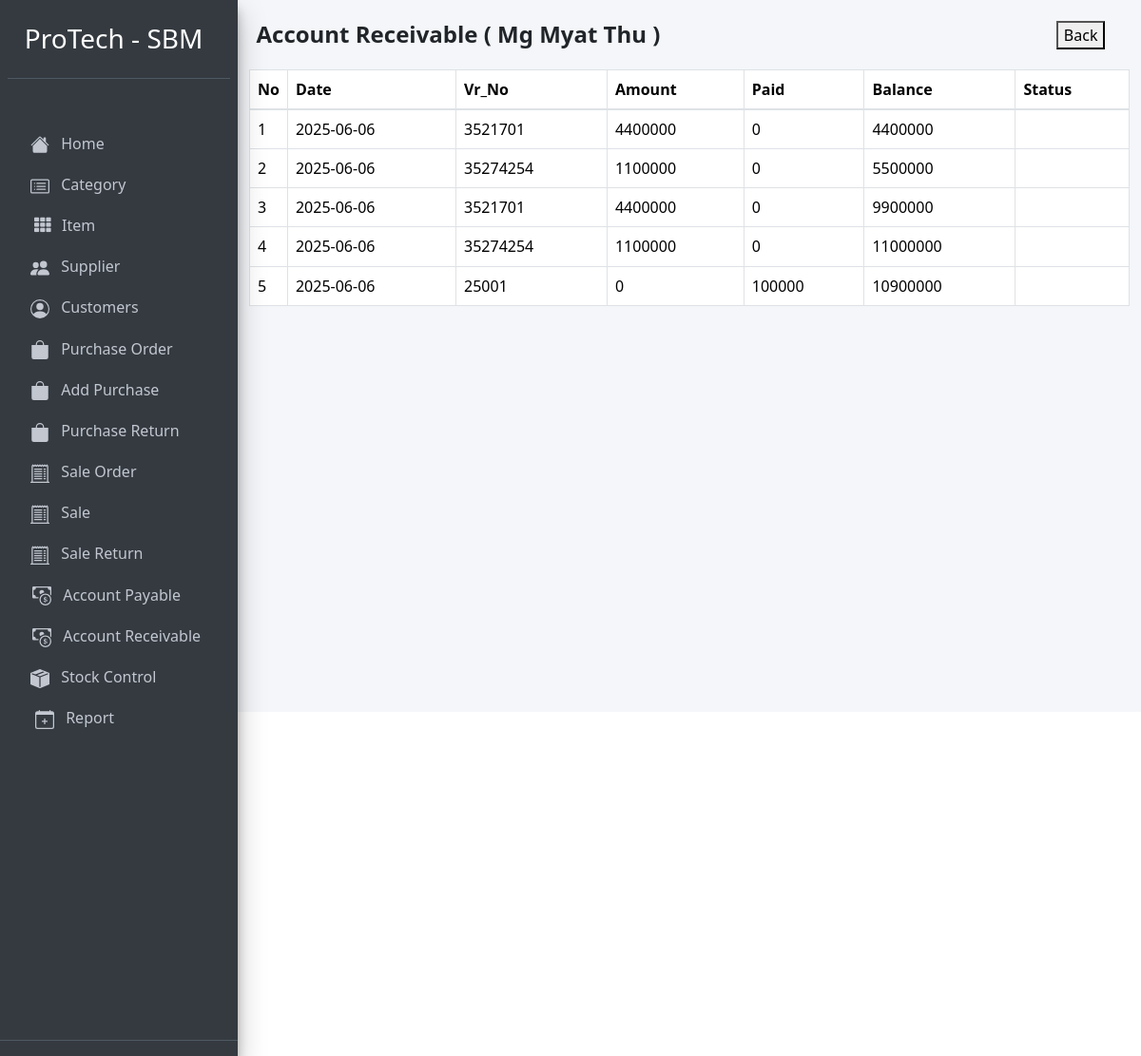
Page /account_receivable_detail.php?customer_id=3002 on the committed database.
### tables this page shows
CREATE TABLE `customer` (
  `id` int(11) NOT NULL,
  `customer_id` int(11) NOT NULL,
  `customer_name` varchar(255) NOT NULL,
  `customer_phone` int(11) NOT NULL,
  `customer_address` varchar(255) NOT NULL
);

CREATE TABLE `receivable` (
  `id` int(11) NOT NULL,
  `date` date NOT NULL,
  `vr_no` varchar(255) NOT NULL,
  `customer_id` varchar(255) NOT NULL,
  `amount` int(11) NOT NULL,
  `paid` int(11) NOT NULL,
  `balance` int(11) NOT NULL,
  `sale_id` int(11) NOT NULL,
  `asc_id` int(11) NOT NULL,
  `group_id` int(11) NOT NULL,
  `status` varchar(100) NOT NULL
);

### account_receivable_detail.php (the view, shortened to what this page needs)
<?php
require '../Config/config.php';
  ?>
  <?php include 'header.php'; ?>
<?php
    $customer_id = $_GET['customer_id'];
    $receivablestmt = $pdo->prepare("SELECT * FROM receivable WHERE customer_id='$customer_id' ORDER BY asc_id");
    $receivablestmt->execute();
    $receivabledata = $receivablestmt->fetchAll();
    $customerstmt = $pdo->prepare("SELECT * FROM customer WHERE customer_id='$customer_id'");
    $customerstmt->execute();
    $customer = $customerstmt->fetch(PDO::FETCH_ASSOC);
 ?>
<div class="container">
  <div class="d-flex" style="margin-top:-17px;">
    <h4 class="col-11"><b>Account Receivable ( <?php echo $customer['customer_name']; ?> )</b></h4>
    <a href="account_receivable.php"><button class="">Back</button></a>
  </div>
  <div class="outer" style="margin-top:-10px;">
    <table class="table table-bordered mt-4 table-hover">
      <thead>
        <tr>
          <th style="width: 10px">No</th>
          <th>Date</th>
          <th>Vr_No</th>
          <th>Amount</th>
          <th>Paid</th>
          <th>Balance</th>
          <th>Status</th>
        </tr>
      </thead>
      <tbody>
        <?php
          if ($receivabledata) {
            $id = 1;
            foreach ($receivabledata as $value) {
         ?>
        <tr data-bs-toggle="modal" data-bs-target="#myModal<?php echo $value['id']; ?>">
          <td><?php echo $id; ?></td>
          <td><?php echo $value['date'];?></td>
          <td><?php echo $value['vr_no'];?></td>
          <td><?php echo $value['amount'];?></td>
          <td><?php echo $value['paid'];?></td>
          <td><?php echo $value['balance'];?></td>
          <td><span class="badge <?php if($value['status'] == 'paid'){ echo "badge-success"; }elseif($value['status'] == 'pending'){ echo "badge-primary"; } ?>"><?php echo $value['status'];?></span></td>
        </tr>
            <?php
             $id++;
            }
          }
         ?>
      </tbody>
    </table>
  </div>
</div>

### account_receivable_detail.php (style rules this page uses)
.outer { overflow-y: auto; height: 700px; }
.outer { width: 100%; -layout: fixed; }
.outer th { text-align: left; top: 0; position: sticky; background-color: white; }

### rows in the picture
customer: customer_name "Mg Myat Thu"
receivable: date "2025-06-06", vr_no "3521701", amount "4400000", paid "0", balance "4400000"
receivable: date "2025-06-06", vr_no "35274254", amount "1100000", paid "0", balance "5500000"
receivable: date "2025-06-06", vr_no "3521701", amount "4400000", paid "0", balance "9900000"
receivable: date "2025-06-06", vr_no "35274254", amount "1100000", paid "0", balance "11000000"
receivable: date "2025-06-06", vr_no "25001", amount "0", paid "100000", balance "10900000"
